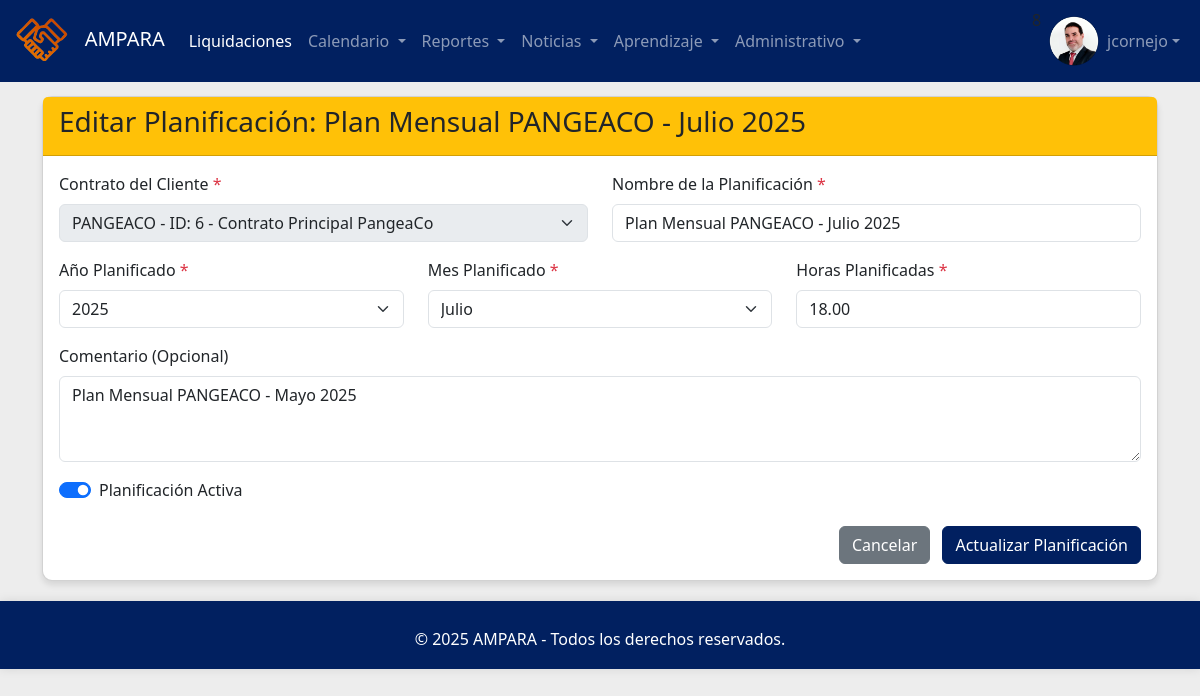
Screenshot of /editar_planificacion.php?id=5 (signed in) with the database file from the repository.
### tables this page shows
CREATE TABLE `empleado` (
  `idempleado` int(11) NOT NULL,
  `nombres` varchar(100) NOT NULL,
  `paterno` varchar(50) NOT NULL,
  `materno` varchar(50) NOT NULL,
  `nombrecorto` varchar(50) DEFAULT NULL,
  `dni` varchar(10) NOT NULL,
  `nacimiento` date NOT NULL,
  `lugarnacimiento` varchar(100) NOT NULL,
  `domicilio` varchar(150) NOT NULL,
  `estadocivil` varchar(50) NOT NULL,
  `correopersonal` varchar(100) NOT NULL,
  `correocorporativo` varchar(100) NOT NULL,
  `telcelular` varchar(15) NOT NULL,
  `telfijo` varchar(10) NOT NULL,
  `horasmeta` int(11) NOT NULL DEFAULT 30,
  `area` varchar(50) NOT NULL,
  `cargo` varchar(50) NOT NULL,
  `derechohabiente` varchar(50) NOT NULL,
  `cantidadhijos` int(11) NOT NULL,
  `contactoemergencia` varchar(100) NOT NULL,
  `nivelestudios` varchar(50) NOT NULL,
  `regimenpension` varchar(50) NOT NULL,
  `fondopension` varchar(50) NOT NULL,
  `cussp` varchar(50) NOT NULL,
  `modalidad` varchar(50) NOT NULL,
  `rutafoto` varchar(250) NOT NULL,
  `activo` int(11) NOT NULL,
  `editor` int(11) NOT NULL DEFAULT 0,
  `registrado` timestamp NOT NULL DEFAULT current_timestamp(),
  `modificado` timestamp NOT NULL DEFAULT current_timestamp()
);

CREATE TABLE `planificacion` (
  `Idplanificacion` int(11) NOT NULL,
  `idContratoCliente` int(11) NOT NULL,
  `nombreplan` varchar(255) NOT NULL,
  `fechaplan` date NOT NULL,
  `horasplan` int(11) NOT NULL,
  `lider` int(11) NOT NULL,
  `comentario` text DEFAULT NULL,
  `activo` int(11) NOT NULL DEFAULT 1,
  `editor` int(11) NOT NULL,
  `registrado` timestamp NOT NULL DEFAULT current_timestamp(),
  `modificado` timestamp NOT NULL DEFAULT current_timestamp() ON UPDATE current_timestamp()
);

### editar_planificacion.php (the view, shortened to what the rows shown need)
<?php
require_once 'includes/header.php';
require_once 'funciones.php';
$planificacion_actual = null;
$error_carga = '';
if (isset($_GET['id'])) {
    $idplanificacion = filter_var($_GET['id'], FILTER_VALIDATE_INT);
    if ($idplanificacion) {
        $planificacion_actual = obtenerPlanificacionPorId($idplanificacion);
    } else {
        $error_carga = "ID de planificación no válido.";
        $_SESSION['mensaje_error'] = $error_carga;
    }
} else {
    $error_carga = "No se proporcionó ID de planificación.";
    $_SESSION['mensaje_error'] = $error_carga;
}
$form_data = $_SESSION['form_data_planificacion'] ?? $planificacion_actual;
if ($planificacion_actual && !isset($_SESSION['form_data_planificacion'])) {
    $form_data['idcontratocli'] = $planificacion_actual['idcontratocliente'];
}
if (isset($form_data['mes_planificado']) && !isset($form_data['anio_planificado_val'])) {
    $fecha_plan_obj = new DateTime($form_data['mes_planificado']);
    $form_data['anio_planificado_val'] = $fecha_plan_obj->format('Y');
    $form_data['mes_planificado_val'] = $fecha_plan_obj->format('m');
}
$contratos = obtenerContratosActivosParaSelect();
$current_year = date('Y');
$anios_disponibles = [];
for ($i = $current_year - 2; $i <= $current_year + 5; $i++) {
    $anios_disponibles[] = $i;
}
$meses_espanol = [
    '01' => 'Enero', '02' => 'Febrero', '03' => 'Marzo', '04' => 'Abril',
    '05' => 'Mayo', '06' => 'Junio', '07' => 'Julio', '08' => 'Agosto',
    '09' => 'Septiembre', '10' => 'Octubre', '11' => 'Noviembre', '12' => 'Diciembre'
];
?>
<div class="container mt-4">
    <div class="card">
        <div class="card-header bg-warning text-dark">
            <h3>Editar Planificación: <?php echo htmlspecialchars($planificacion_actual['nombre_planificacion'] ?? 'N/A'); ?></h3>
        </div>
        <div class="card-body">
            <?php if (!empty($error_carga) && !$planificacion_actual): ?>
                <div class="alert alert-danger"><?php echo htmlspecialchars($error_carga); ?></div>
                <a href="planificaciones.php" class="btn btn-primary">Volver a la lista</a>
            <?php elseif (!$planificacion_actual && isset($_GET['id'])): ?>
                 <div class="alert alert-danger">No se pudieron cargar los datos de la planificación. Verifique el ID.</div>
                <a href="planificaciones.php" class="btn btn-primary">Volver a la lista</a>
            <?php elseif ($planificacion_actual): ?>
            <form id="formPlanificacionEditar" action="procesar_planificacion.php" method="POST">
                <div class="row mb-3">
                    <div class="col-md-6">
                        <label for="idcontratocli_disabled" class="form-label">Contrato del Cliente <span class="text-danger">*</span></label>
                        <select class="form-select" id="idcontratocli_disabled" name="idcontratocli_disabled" required disabled>
                            <?php foreach ($contratos as $contrato): ?>
                                <option value="<?php echo htmlspecialchars($contrato['idcontratocli']); ?>"
                                        <?php
                                        $id_contrato_a_seleccionar = $form_data['idcontratocli'] ?? '';
                                        echo ($id_contrato_a_seleccionar == $contrato['idcontratocli']) ? 'selected' : '';
                                        ?>>
                                    <?php echo htmlspecialchars($contrato['nombre_cliente'] . " - " . $contrato['descripcion_completa_contrato']); ?>
                                </option>
                            <?php endforeach; ?>
                        </select>
                    </div>
                    <div class="col-md-6">
                        <label for="nombre" class="form-label">Nombre de la Planificación <span class="text-danger">*</span></label>
                        <input type="text" class="form-control" id="nombre" name="nombre" required maxlength="150" value="<?php echo htmlspecialchars($form_data['nombre_planificacion'] ?? ($planificacion_actual['nombre_planificacion'] ?? '')); ?>">
                    </div>
                </div>
                <div class="row mb-3">
                    <div class="col-md-4">
                        <label for="anio_planificado" class="form-label">Año Planificado <span class="text-danger">*</span></label>
                        <select name="anio_planificado" id="anio_planificado" class="form-select" required>
                            <?php
                            $anio_seleccionado = $form_data['anio_planificado_val'] ?? ($planificacion_actual ? (new DateTime($planificacion_actual['mes_planificado']))->format('Y') : date('Y'));
                            foreach ($anios_disponibles as $anio_opt): ?>
                                <option value="<?php echo $anio_opt; ?>" <?php echo ($anio_seleccionado == $anio_opt) ? 'selected' : ''; ?>>
                                    <?php echo $anio_opt; ?>
                                </option>
                            <?php endforeach; ?>
                        </select>
                    </div>
                    <div class="col-md-4">
                        <label for="mes_planificado" class="form-label">Mes Planificado <span class="text-danger">*</span></label>
                        <select name="mes_planificado" id="mes_planificado" class="form-select" required>
                            <?php
                            $mes_seleccionado = $form_data['mes_planificado_val'] ?? ($planificacion_actual ? (new DateTime($planificacion_actual['mes_planificado']))->format('m') : date('m'));
                            foreach ($meses_espanol as $num => $nombre): ?>
                                <option value="<?php echo $num; ?>" <?php echo ($mes_seleccionado == $num) ? 'selected' : ''; ?>>
                                    <?php echo $nombre; ?>
                                </option>
                            <?php endforeach; ?>
                        </select>
                    </div>
                     <div class="col-md-4">
                        <label for="horas_planificadas" class="form-label">Horas Planificadas <span class="text-danger">*</span></label>
                        <input type="number" class="form-control" id="horas_planificadas" name="horas_planificadas" required min="0" step="1" value="<?php echo htmlspecialchars(isset($form_data['horas_planificadas']) ? number_format($form_data['horas_planificadas'], 2, '.', '') : ($planificacion_actual ? number_format($planificacion_actual['horas_planificadas'], 2, '.', '') : '0.00')); ?>">
                    </div>
                </div>
                <div class="mb-3">
                    <label for="comentario" class="form-label">Comentario (Opcional)</label>
                    <textarea class="form-control" id="comentario" name="comentario" rows="3"><?php echo htmlspecialchars($form_data['comentario'] ?? ($planificacion_actual['comentario'] ?? '')); ?></textarea>
                </div>
                <div class="mb-3">
                    <div class="form-check form-switch">
                        <input class="form-check-input" type="checkbox" role="switch" id="activo" name="activo" value="1"
                               <?php
                               $activo_val = $form_data['activo'] ?? ($planificacion_actual['activo'] ?? 1);
                               echo ($activo_val == 1) ? 'checked' : '';
                               ?>>
                        <label class="form-check-label" for="activo">Planificación Activa</label>
                    </div>
                </div>
                <div class="mt-4 text-end">
                    <button type="button" id="btnCancelarPlanificacionEdicion" class="btn btn-secondary me-2">Cancelar</button>
                    <button type="submit" class="btn btn-primary">Actualizar Planificación</button>
                </div>
            </form>
            <?php else: ?>
                <div class="alert alert-warning">No se pudo cargar la planificación para editar.</div>
                <a href="planificaciones.php" class="btn btn-primary">Volver a la lista</a>
            <?php endif; ?>
        </div>
    </div>
</div>
<?php
require_once 'includes/footer.php';
?>

### includes/header.php (shortened to what the rows shown need)
<?php
require_once 'conexion.php';
$ruta_foto_usuario = 'img/fotos/empleados/usuario01.png';
$nombre_usuario_display = 'Usuario';
if (isset($_SESSION['idusuario'])) {
    if (isset($_SESSION['nombre_usuario'])) {
        $nombre_usuario_display = htmlspecialchars($_SESSION['nombre_usuario']);
    }
    if (isset($_SESSION['idemp']) && $pdo) {
        try {
            $stmt_foto = $pdo->prepare("SELECT rutafoto FROM empleado WHERE idempleado = :idemp AND activo = 1");
            $stmt_foto->bindParam(':idemp', $_SESSION['idemp']);
            $stmt_foto->execute();
            $empleado_info = $stmt_foto->fetch(PDO::FETCH_ASSOC);
            if ($empleado_info && !empty($empleado_info['rutafoto'])) {
                $ruta_foto_usuario = htmlspecialchars($empleado_info['rutafoto']);
            }
        } catch (PDOException $e) {
            error_log("Error al obtener rutafoto: " . $e->getMessage());
        }
    }
}
?>
<!DOCTYPE html>
<html lang="es">
<head>
    <link href="https://cdn.jsdelivr.net/npm/bootstrap@5.3.0/dist/css/bootstrap.min.css" rel="stylesheet">
    <link rel="stylesheet" href="https://cdnjs.cloudflare.com/ajax/libs/font-awesome/6.0.0/css/all.min.css">
    <link rel="stylesheet" href="https://cdn.datatables.net/1.11.5/css/dataTables.bootstrap5.min.css">
    <link rel="stylesheet" href="css/estilo.css">
</head>
<body>
    <nav class="navbar navbar-expand-lg navbar-dark bg-primary fixed-top">
        <div class="container-fluid">
            <div class="collapse navbar-collapse" id="navbarNavPrincipal">
                <ul class="navbar-nav ms-auto">
                    <?php if (isset($_SESSION['idusuario'])): echo $_SESSION['idemp'];?>
                        <li class="nav-item dropdown">
                            <a class="nav-link dropdown-toggle d-flex align-items-center" href="#" id="navbarDropdownUser" role="button" data-bs-toggle="dropdown" aria-expanded="false">
                                <img  src="<?php echo $ruta_foto_usuario; ?>" alt="Foto de perfil" class="rounded-circle me-2 user-avatar"  style="height: 50px; width: 50px;">
                                <?php echo $nombre_usuario_display; ?>
                            </a>
                        </li>
                    <?php else: ?>
                        <li class="nav-item">
                            <a class="nav-link" href="../login.php">Iniciar Sesión</a>
                        </li>
                    <?php endif; ?>
                </ul>
            </div>
        </div>
    </nav>

### rows the page displays
empleado: rutafoto (picture)
planificacion: nombreplan "Plan Mensual PANGEACO - Julio 2025", idcontratocli_disabled "PANGEACO - ID: 6 - Contrato Principal PangeaCo", nombre "Plan Mensual PANGEACO - Julio 2025", horas_planificadas "18.00", comentario "Plan Mensual PANGEACO - Mayo 2025", activo "☑"

### other values shown
$nombre_usuario_display "jcornejo"
form field anio_planificado "2025"
form field mes_planificado "Julio"
